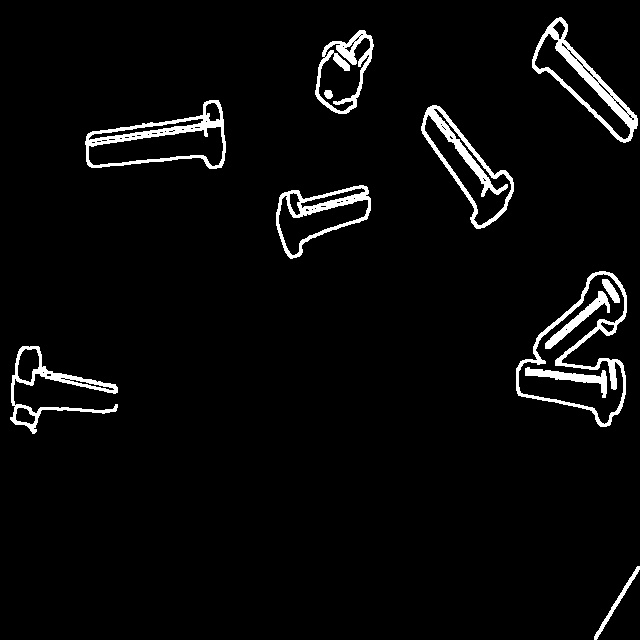
#> input picture etapas_processamento/img1_bordas.jpg, 640 x 640 px
$ python -i contador_parafusos.py   (imports and definitions only)
#> lines starting #> are read from the running program, lines starting #| are printed output that depends on the picture; after the words box and inside, x2 and y2 are one past the last pixel; in counts of white or black regions, pixels touching at a corner belong together

from pathlib import Path
import cv2
import numpy as np
import matplotlib.pyplot as plt


#já esse arquivo funciona como o cérebro do sistema
#ele faz o pre processamento da imagem, detecta os
#contornos, estima a quantidade de parafusos, avalia o risco
#de erro e gera as imagens de resultado e etapas de processamento,
#tudo isso encapsulado na classe Count_Parafuso que é importada
#e utilizada tanto no run_all.py para processar as imagens do
#desafio quanto no app.py para a aplicação web.

class Count_Parafuso:
    """Classe responsável por detectar, contar e sinalizar risco de erro."""

    def __init__(self, area_minima_relativa=0.003, area_padrao_parafuso=0.010):
#> in contar, imagem is the input picture: shape (640, 640, 3); min 0, max 255, mean 9.9
        self.area_minima_relativa = area_minima_relativa
        self.area_padrao_parafuso = area_padrao_parafuso

    def _pre_processar(self, imagem):
        cinza = cv2.cvtColor(imagem, cv2.COLOR_BGR2GRAY)
        fundo = cv2.medianBlur(cinza, 51)
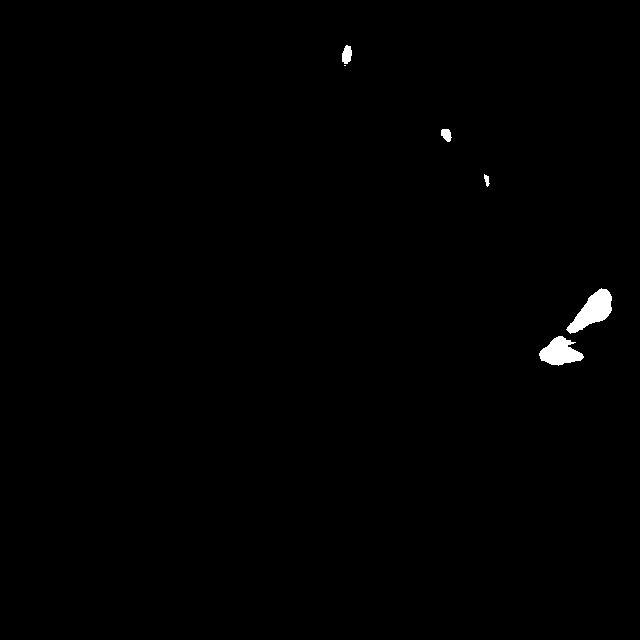
#> fundo: shape (640, 640); values 0 (black) and 1 (white), 0.52% white; 6 white regions (1 under 20 px), largest, box (x1, y1, x2, y2) and area: (566, 288, 612, 334) 1014, (539, 336, 584, 366) 815, (342, 45, 352, 64) 145, (441, 129, 452, 142) 103, (484, 174, 490, 187) 45
        diferenca = cv2.absdiff(cinza, fundo)
        diferenca = cv2.normalize(diferenca, None, 0, 255, cv2.NORM_MINMAX)
        _, mascara_diferenca = cv2.threshold(
            diferenca, 0, 255, cv2.THRESH_BINARY + cv2.THRESH_OTSU
        )
#> mascara_diferenca: shape (640, 640); 3.9% white; 12 white regions, largest, box (x1, y1, x2, y2) and area: (516, 271, 627, 427) 2334, (532, 17, 638, 143) 2332, (85, 100, 226, 169) 2244

        suavizada = cv2.GaussianBlur(cinza, (5, 5), 0)
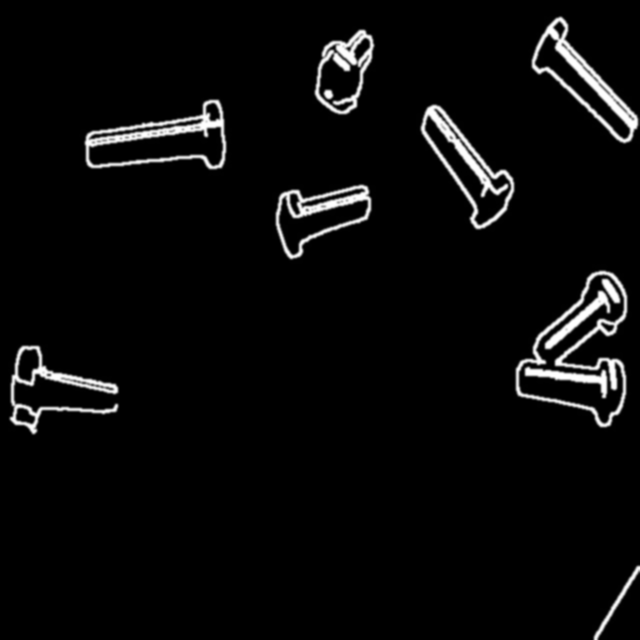
#> suavizada: shape (640, 640); min 0, max 255, mean 9.9
        bordas = cv2.Canny(suavizada, 50, 150)
#> bordas: shape (640, 640); 2% white in thin lines or dots
        bordas = cv2.dilate(bordas, np.ones((3, 3), np.uint8), iterations=1)
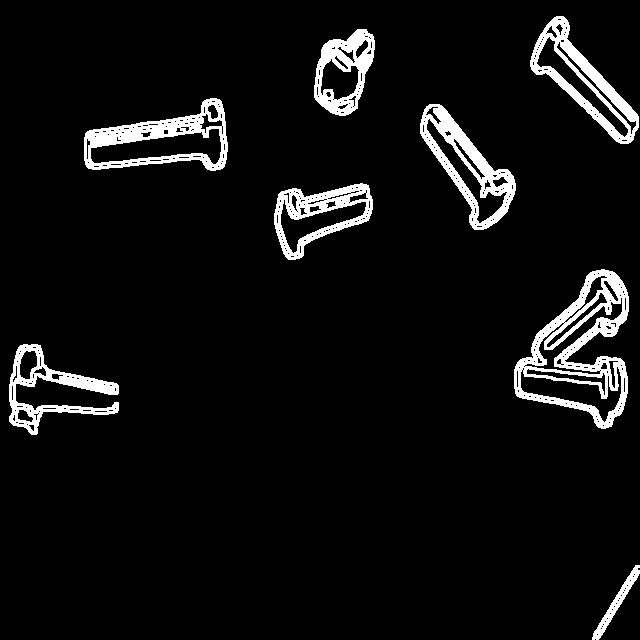
#> bordas: shape (640, 640); 6.2% white; 8 white regions, largest, box (x1, y1, x2, y2) and area: (514, 269, 629, 429) 6041, (84, 98, 228, 171) 3705, (420, 104, 516, 230) 3520

        mascara = cv2.bitwise_or(mascara_diferenca, bordas)
#> mascara: shape (640, 640); 6.9% white; 8 white regions, largest, box (x1, y1, x2, y2) and area: (514, 269, 629, 429) 7091, (84, 98, 228, 171) 4118, (530, 16, 639, 144) 3866
        mascara = cv2.morphologyEx(
            mascara, cv2.MORPH_CLOSE, np.ones((5, 5), np.uint8), iterations=1
        )
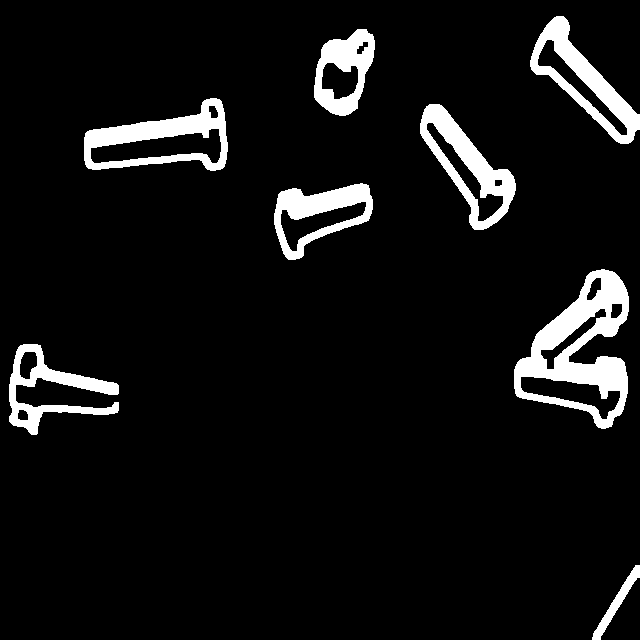
#> mascara: shape (640, 640); 7.2% white; 8 white regions
        mascara = cv2.morphologyEx(
            mascara, cv2.MORPH_OPEN, np.ones((3, 3), np.uint8), iterations=1
        )
        return cinza, fundo, diferenca, mascara_diferenca, bordas, mascara

    def contar(
        self,
        caminho_imagem,
        salvar_etapas=False,
        salvar_resultado=False,
        pasta_saida="saida",
        pasta_etapas="etapas_processamento",
    ):
        caminho_imagem = Path(caminho_imagem)
        pasta_saida = Path(pasta_saida)
        pasta_etapas = Path(pasta_etapas)

        imagem = cv2.imread(str(caminho_imagem))
        if imagem is None:
            raise FileNotFoundError(f"Não foi possível abrir a imagem: {caminho_imagem}")

        nome_base = caminho_imagem.stem
        altura, largura = imagem.shape[:2]
        area_imagem = altura * largura

        cinza, fundo, diferenca, mascara_diferenca, bordas, mascara = self._pre_processar(imagem)

        contornos, _ = cv2.findContours(
            mascara, cv2.RETR_EXTERNAL, cv2.CHAIN_APPROX_SIMPLE
        )
#> contornos = 8 contours; box (x1, y1, x2, y2) and area: (514, 269, 629, 429) 10161, (84, 98, 228, 171) 6481, (420, 104, 516, 230) 5204, (530, 16, 640, 144) 5186, (274, 183, 373, 260) 4520, (314, 29, 375, 116) 3628, (9, 344, 119, 435) 3305, (592, 565, 640, 640) 640

        area_minima = self.area_minima_relativa * area_imagem
        area_maxima = 0.60 * area_imagem
        objetos = []

        for contorno in contornos:
            area = cv2.contourArea(contorno)
            if area < area_minima or area > area_maxima:
                continue

            x, y, w, h = cv2.boundingRect(contorno)
            proporcao = max(w, h) / (min(w, h) + 1e-6)

            if proporcao < 1.08 and area < 0.02 * area_imagem:
                continue

            objetos.append(
                {
                    "contorno": contorno,
                    "area": float(area),
                    "caixa": (x, y, w, h),
                    "proporcao": float(proporcao),
                }
            )
#> this loop made 8 passes
#> (area, x, y, w, h, proporcao) on passes 2 to 8: (3305, 9, 344, 110, 91, 1.21), (10161, 514, 269, 115, 160, 1.39), (4520, 274, 183, 99, 77, 1.29), (5204, 420, 104, 96, 126, 1.31), (6481, 84, 98, 144, 73, 1.97), (3627.5, 314, 29, 61, 87, 1.43), (5186, 530, 16, 110, 128, 1.16)
#> after the loop, objetos = 7 items

        quantidade, detalhes_estimativa = self._estimar_quantidade(objetos, area_imagem)
        alerta = self._avaliar_risco(objetos, quantidade, mascara, largura, altura)
        confianca = self._calcular_confianca(objetos, quantidade, alerta, largura, altura)

        imagem_contornos = self._desenhar_contornos(imagem, objetos)
        imagem_resultado = self._desenhar_resultado(
            imagem, objetos, quantidade, confianca, alerta, detalhes_estimativa
        )

        dados = {
            "imagem": caminho_imagem.name,
            "quantidade": int(quantidade),
            "confianca": int(confianca),
            "objetos_detectados": len(objetos),
            "alerta": alerta,
            "detalhes_estimativa": detalhes_estimativa,
            "resultado": imagem_resultado,
            "etapas": {
                "original": imagem,
                "cinza": cinza,
                "fundo_estimado": fundo,
                "diferenca_fundo": diferenca,
                "mascara_por_diferenca": mascara_diferenca,
                "bordas": bordas,
                "mascara_final": mascara,
                "contornos": imagem_contornos,
                "resultado": imagem_resultado,
            },
        }

        if salvar_resultado:
            pasta_saida.mkdir(parents=True, exist_ok=True)
            cv2.imwrite(str(pasta_saida / f"resultado_{nome_base}.jpg"), imagem_resultado)

        if salvar_etapas:
            pasta_etapas.mkdir(parents=True, exist_ok=True)
            self._salvar_etapas(nome_base, dados["etapas"], pasta_etapas)
            self._salvar_painel(nome_base, dados, pasta_etapas)

        return dados

    def _estimar_quantidade(self, objetos, area_imagem):
#> called with area_imagem = 409600
        if not objetos:
            return 0, {"area_referencia": 0, "estimativas_locais": []}

        areas = np.array([obj["area"] for obj in objetos], dtype=float)
#> areas = [3305, 10161, 4520, 5204, 6481, 3627.5, 5186]

        if len(areas) >= 2:
            limite = np.percentile(areas, 70)
#> limite = 5459.4
            area_referencia = float(np.median(areas[areas <= limite]))
#> area_referencia = 4520
        else:
            area_referencia = float(self.area_padrao_parafuso * area_imagem)

        quantidade = 0
        estimativas_locais = []

        for obj in objetos:
            area = obj["area"]
            razao = area / max(area_referencia, 1.0)

            if razao >= 1.7:
                estimativa = int(round(razao))
            else:
                estimativa = 1

            estimativa = max(1, min(estimativa, 30))
            quantidade += estimativa
            estimativas_locais.append(
                {
                    "area": round(area, 2),
                    "razao_area": round(razao, 2),
                    "estimativa": int(estimativa),
                }
            )
#> this loop made 7 passes
#> (area, razao, estimativa, quantidade) on passes 1 to 7: (3305, 0.731, 1, 1), (10161, 2.25, 2, 3), (4520, 1, 1, 4), (5204, 1.15, 1, 5), (6481, 1.43, 1, 6), (3627.5, 0.803, 1, 7), (5186, 1.15, 1, 8)
#> after the loop, estimativas_locais = 7 items; quantidade = 8
#> in contar, `quantidade, detalhes_estimativa = self._estimar_quantidade(objetos, ar..`: detalhes_estimativa = 2 items

        return int(quantidade), {
            "area_referencia": round(area_referencia, 2),
            "estimativas_locais": estimativas_locais,
        }

    def _avaliar_risco(self, objetos, quantidade, mascara, largura, altura):
#> called with quantidade = 8, largura = 640, altura = 640
        if not objetos:
            return {
                "revisar": True,
                "nivel": "alto",
                "mensagem": "Nenhum parafuso foi detectado com segurança.",
                "motivos": ["A imagem não gerou objetos válidos para contagem."],
                "recomendacao": "Tire uma nova foto com melhor iluminação e fundo limpo.",
            }

        motivos = []
        areas = np.array([obj["area"] for obj in objetos], dtype=float)
#> areas = [3305, 10161, 4520, 5204, 6481, 3627.5, 5186]
        area_mediana = float(np.median(areas))
#> area_mediana = 5186
        maior_area = float(np.max(areas))
#> maior_area = 10161
        area_ocupada = cv2.countNonZero(mascara) / float(largura * altura)
#> area_ocupada = 0.072

        if quantidade > len(objetos):
            motivos.append(
                "A estimativa ficou maior que o número de contornos, indicando possível agrupamento."
            )

        if maior_area / max(area_mediana, 1.0) >= 1.8:
            motivos.append("Existe uma região detectada muito maior que as demais.")

        if len(objetos) <= 4 and area_ocupada > 0.06:
            motivos.append(
                "Poucos contornos ocupam área relevante da imagem, sinal de parafusos muito próximos."
            )

        if any(obj["proporcao"] > 8 for obj in objetos):
            motivos.append("Há região muito alongada ou irregular, possível união de objetos.")

        if motivos:
            nivel = "alto" if len(motivos) >= 2 or len(objetos) <= 4 else "medio"
#> nivel = 'alto'
#> in contar, `alerta = self._avaliar_risco(objetos, quantidade, mascara, largura, al..`: alerta = 5 items
            return {
                "revisar": True,
                "nivel": nivel,
                "mensagem": "Possível sobreposição ou proximidade excessiva entre parafusos.",
                "motivos": motivos,
                "recomendacao": "A contagem foi informada, mas confira a foto. Se possível, espalhe os parafusos e tire uma nova imagem.",
            }

        return {
            "revisar": False,
            "nivel": "baixo",
            "mensagem": "Leitura sem sinais fortes de agrupamento.",
            "motivos": [],
            "recomendacao": "A contagem pode ser usada normalmente.",
        }

    def _calcular_confianca(self, objetos, quantidade, alerta, largura, altura):
#> called with quantidade = 8, largura = 640, altura = 640
        if quantidade == 0:
            return 0

        confianca = 100

        if alerta["revisar"]:
            confianca -= 22 if alerta["nivel"] == "alto" else 12
#> confianca = 78

        if quantidade > len(objetos):
            confianca -= 8
#> confianca = 70

        for obj in objetos:
            x, y, w, h = obj["caixa"]
            toca_borda = x <= 2 or y <= 2 or (x + w) >= largura - 2 or (y + h) >= altura - 2
            if toca_borda:
                confianca -= 10
#> this loop made 7 passes
#> (x, y, w, h, toca_borda, confianca) on pass 7: (530, 16, 110, 128, True, 60)
#> after the loop, confianca = 60

        return int(max(20, min(100, confianca)))

    def _desenhar_contornos(self, imagem, objetos):
        saida = imagem.copy()
        for obj in objetos:
            cv2.drawContours(saida, [obj["contorno"]], -1, (0, 255, 255), 2)
#> this loop made 7 passes
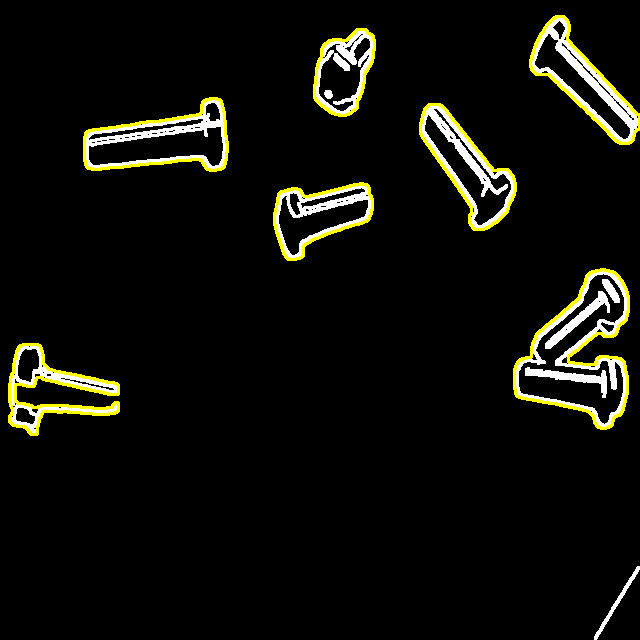
#> saida: shape (640, 640, 3); 2.27% of pixels changed, all inside (x1, y1, x2, y2) = (8, 15, 640, 436)
        return saida

    def _desenhar_resultado(self, imagem, objetos, quantidade, confianca, alerta, detalhes):
#> called with quantidade = 8, confianca = 60
        saida = imagem.copy()

        for i, obj in enumerate(objetos, start=1):
            x, y, w, h = obj["caixa"]
            cv2.rectangle(saida, (x, y), (x + w, y + h), (0, 255, 0), 2)
            cv2.putText(saida, str(i), (x, max(20, y - 5)), cv2.FONT_HERSHEY_SIMPLEX, 0.6, (0, 255, 0), 2)
#> this loop made 7 passes
#> (x, y, w, h) on passes 1 to 7: (9, 344, 110, 91), (514, 269, 115, 160), (274, 183, 99, 77), (420, 104, 96, 126), (84, 98, 144, 73), (314, 29, 61, 87), (530, 16, 110, 128)
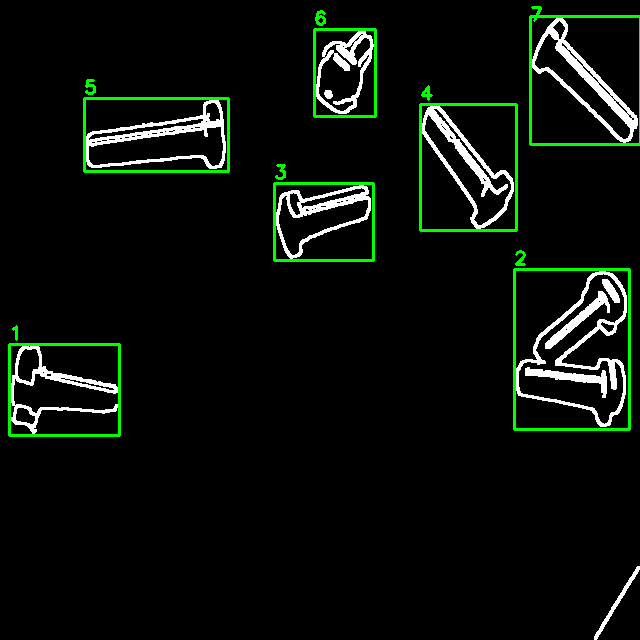
#> saida: shape (640, 640, 3); 2.24% of pixels changed, all inside (x1, y1, x2, y2) = (8, 6, 640, 437)

        texto = f"Parafusos: {quantidade} | Confianca: {confianca}%"
#> texto = 'Parafusos: 8 | Confianca: 60%'
        cv2.rectangle(saida, (10, 10), (min(620, 10 + len(texto) * 13), 45), (0, 0, 0), -1)
        cv2.putText(saida, texto, (20, 35), cv2.FONT_HERSHEY_SIMPLEX, 0.7, (255, 255, 255), 2)

        if alerta["revisar"]:
            aviso = "ALERTA: possivel leitura comprometida"
            cv2.rectangle(saida, (10, 50), (min(760, 10 + len(aviso) * 13), 85), (0, 140, 255), -1)
            cv2.putText(saida, aviso, (20, 75), cv2.FONT_HERSHEY_SIMPLEX, 0.65, (255, 255, 255), 2)
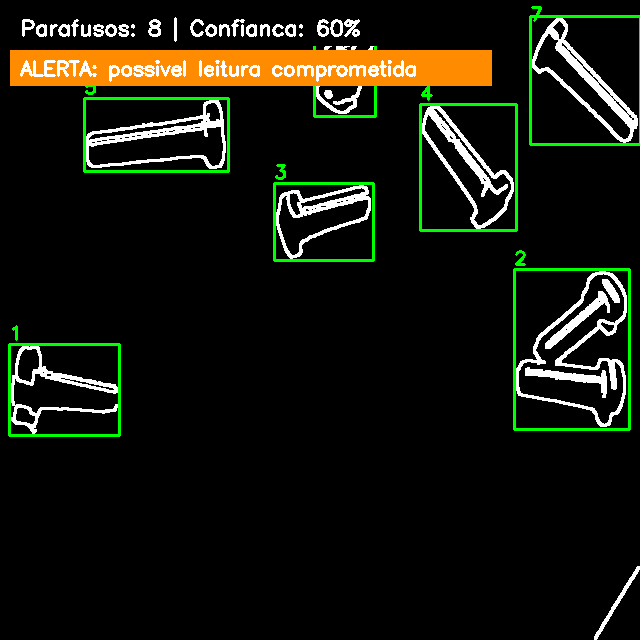
#> saida: shape (640, 640, 3); mean B, G, R 12.4, 22.7, 21.5

        return saida

    def _salvar_etapas(self, nome_base, etapas, pasta_etapas):
        for nome_etapa, imagem in etapas.items():
            cv2.imwrite(str(pasta_etapas / f"{nome_base}_{nome_etapa}.jpg"), imagem)

    # [26 lines left out: function _salvar_painel, not called in this run]

>>> result = Count_Parafuso().contar('etapas_processamento/img1_bordas.jpg')
#> result = 8 items

$ run again, on etapas_processamento/img2_bordas.jpg
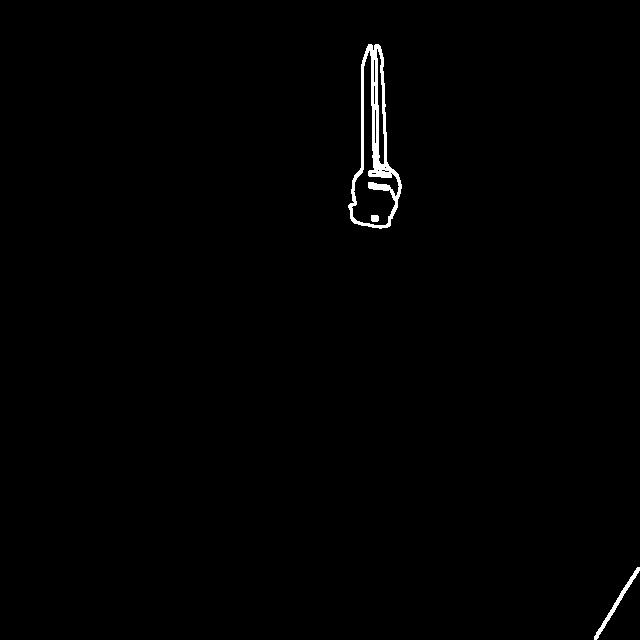
#> input picture etapas_processamento/img2_bordas.jpg, 640 x 640 px
#> in contar, imagem is the input picture: shape (640, 640, 3); min 0, max 255, mean 1.8
#> fundo: shape (640, 640); every value is 0
#> mascara_diferenca: shape (640, 640); 0.71% white; 3 white regions, box (x1, y1, x2, y2) and area: (348, 44, 402, 229) 2528, (594, 567, 640, 640) 346, (371, 215, 379, 222) 53
#> contornos = 2 contours; box (x1, y1, x2, y2) and area: (347, 43, 404, 230) 6196, (592, 566, 640, 640) 634
#> the loop in contar, `for contorno in contornos:` made 2 passes
#> area on pass 1: 634
#> after the loop in contar, `for contorno in contornos:`: objetos = 1 item
#> in _estimar_quantidade, `areas = np.array([obj["area"] for obj in objetos], dtype=float)`: areas = [6196.5]
#> the loop in _estimar_quantidade, `for obj in objetos:` made 1 pass
#> (area, razao, estimativa, quantidade) on pass 1: (6196.5, 1.51, 1, 1)
#> after the loop in _estimar_quantidade, `for obj in objetos:`: estimativas_locais = 1 item; quantidade = 1
#> in contar, `quantidade, detalhes_estimativa = self._estimar_quantidade(objetos, ar..`: detalhes_estimativa = 2 items
#> in _avaliar_risco, `areas = np.array([obj["area"] for obj in objetos], dtype=float)`: areas = [6196.5]
#> area_mediana = 6196.5
#> area_ocupada = 0.0146
#> alerta = 5 items
#> the loop in _calcular_confianca, `for obj in objetos:` made 1 pass
#> (x, y, w, h, toca_borda) on pass 1: (347, 43, 57, 187, False)
#> after the loop in _calcular_confianca, `for obj in objetos:`: confianca = 100
#> the loop in _desenhar_contornos, `for obj in objetos:` made 1 pass
#> the loop in _desenhar_resultado, `for i, obj in enumerate(objetos, start=1):` made 1 pass
#> (i, x, y, w, h) on pass 1: (1, 347, 43, 57, 187)
#> after the loop in _desenhar_resultado, `for i, obj in enumerate(objetos, start=1):`:
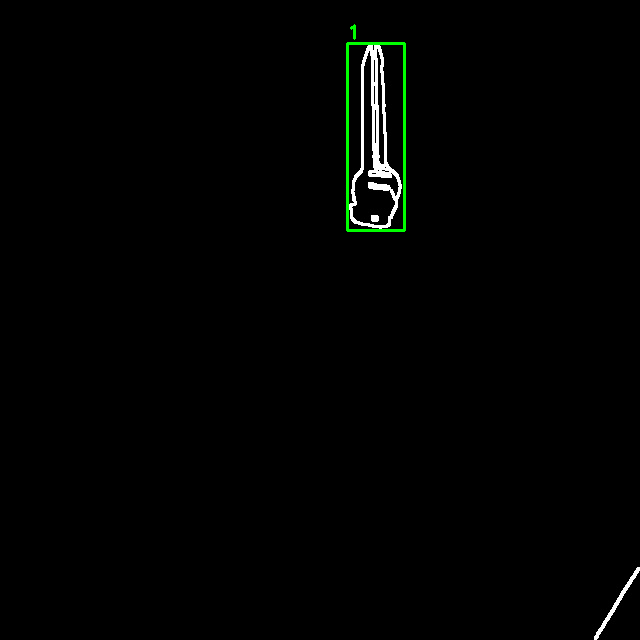
#> saida: shape (640, 640, 3); 0.37% of pixels changed, all inside (x1, y1, x2, y2) = (346, 24, 406, 232)
#> texto = 'Parafusos: 1 | Confianca: 100%'
#> in _desenhar_resultado, `cv2.putText(saida, texto, (20, 35), cv2.FONT_HERSHEY_SIMPLEX, 0.7, (25..`:
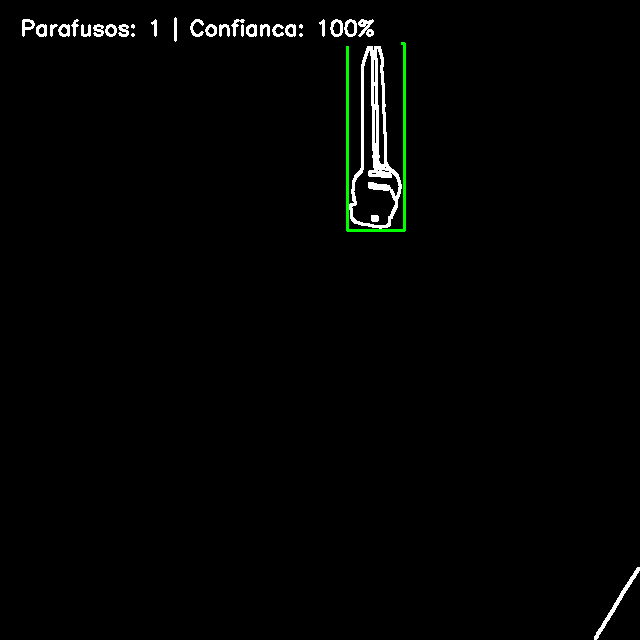
#> saida: shape (640, 640, 3); mean B, G, R 3.2, 4, 3.2
#> result = 8 items
